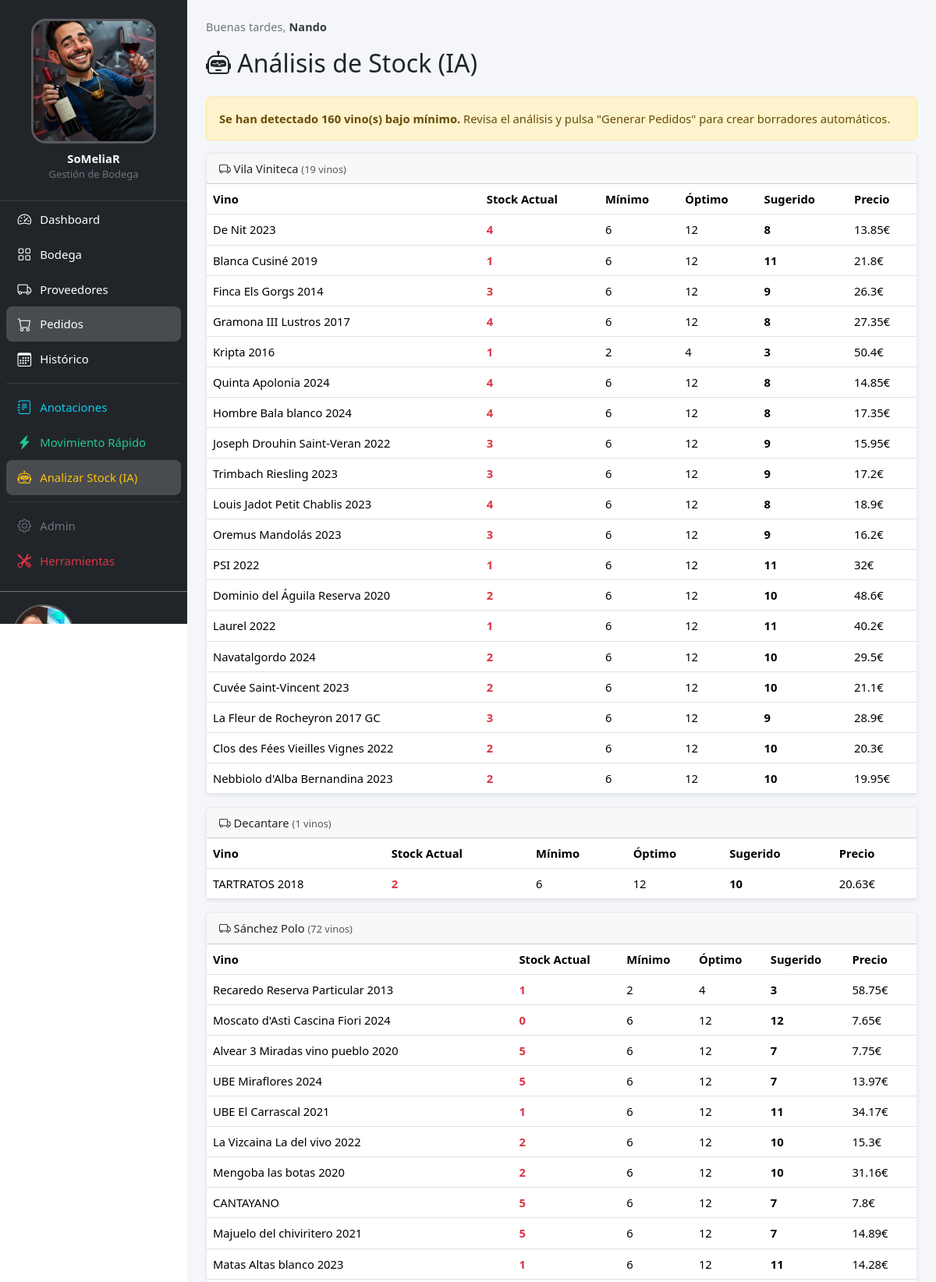
Page /pedidos/analizar/ (signed in, upper part) on the committed database.
### core/models.py (models this page shows, shortened)
class Configuracion(models.Model):
    logo = models.ImageField(upload_to="config/", blank=True,
                             help_text="Logo del sidebar (cuadrado, mín. 200×200px)")
    login_imagen = models.ImageField(upload_to="config/", blank=True,
                                     help_text="Foto de la pantalla de login")
    class Meta:
        verbose_name = "configuración"
    @classmethod
    def get(cls):
        obj, _ = cls.objects.get_or_create(pk=1)
        return obj

class PerfilUsuario(models.Model):
    user = models.OneToOneField(User, on_delete=models.CASCADE, related_name="perfil")
    avatar = models.ImageField(upload_to="avatares/", blank=True)

### proveedores/models.py (models this page shows, shortened)
class Proveedor(models.Model):
    nombre = models.CharField(max_length=200)
    email = models.EmailField()
    telefono = models.CharField(max_length=30, blank=True)
    contacto = models.CharField(
        "persona de contacto", max_length=200, blank=True
    )
    notas = models.TextField(blank=True)
    activo = models.BooleanField(default=True)
    class Meta:
        ordering = ["nombre"]
        verbose_name = "proveedor"
        verbose_name_plural = "proveedores"

class VinoProveedor(models.Model):
    vino = models.ForeignKey(
        "bodega.Vino", on_delete=models.CASCADE, related_name="vino_proveedores"
    )
    proveedor = models.ForeignKey(
        Proveedor, on_delete=models.CASCADE, related_name="vinos"
    )
    referencia = models.CharField(max_length=100, blank=True)
    precio = models.DecimalField(max_digits=8, decimal_places=2)
    es_principal = models.BooleanField(default=False)
    class Meta:
        verbose_name = "vino-proveedor"
        verbose_name_plural = "vinos-proveedores"
        unique_together = ["vino", "proveedor"]

### bodega/models.py (models this page shows, shortened)
class Vino(models.Model):
    class Familia(models.TextChoices):
        ESPUMOSO_NAC = "espumoso_nac", "Burbujas Nacional"
        CHAMPAGNE = "champagne", "Champagne"
        ESPUMOSO_INT = "espumoso_int", "Burbujas Internacional (Otros)"
        BLANCO_NAC = "blanco_nac", "Blanco Nacional"
        BLANCO_INT = "blanco_int", "Blanco Internacional"
        TINTO_NAC = "tinto_nac", "Tinto Nacional"
        TINTO_INT = "tinto_int", "Tinto Internacional"
        GRANDES_TINTOS = "grandes_tintos", "Grandes Vinos Tintos"
        ROSADO = "rosado", "Rosado"
        DULCE = "dulce", "Dulce"
        GENEROSO = "generoso", "Generoso"
        FUERA_CARTA = "fuera_carta", "Fuera de Carta"
        PROPIEDAD = "propiedad", "Vinos de Propiedad"
    nombre = models.CharField(max_length=200)
    bodega_nombre = models.CharField("bodega", max_length=200, blank=True)
    anada = models.PositiveIntegerField("añada", null=True, blank=True)
    familia = models.CharField(max_length=20, choices=Familia.choices)
    azucar = models.CharField(
        "tipo/azúcar", max_length=100, blank=True,
        help_text="Ej: Brut, Brut Nature, Extra Brut, Rosado..."
    )
    denominacion_origen = models.CharField(
        "denominación de origen", max_length=200, blank=True
    )
    variedades = models.CharField(
        "variedades de uva", max_length=300, blank=True
    )
    precio_coste = models.DecimalField(max_digits=8, decimal_places=2, default=0)
    precio_carta = models.DecimalField(max_digits=8, decimal_places=2, default=0)
    es_copa = models.BooleanField("se vende por copas", default=False)
    precio_copa = models.DecimalField(
        "precio copa en carta", max_digits=8, decimal_places=2, default=0
    )
    via_coupa = models.BooleanField(
        "se pide por Coupa", default=False,
        help_text="Si True, se pide por el sistema corporativo Meliá."
    )
    en_canitas = models.BooleanField("Cañitas", default=False)
    en_ene = models.BooleanField("EÑE", default=False)
    en_pool = models.BooleanField("Pool", default=False)
    etiquetas = models.ManyToManyField(
        Etiqueta, blank=True, related_name="vinos", verbose_name="etiquetas"
    )
    imagen = models.ImageField(
        upload_to="vinos/", blank=True,
        help_text="Foto de la etiqueta o botella."
    )
    descripcion_ia = models.TextField(blank=True)
    notas = models.TextField(blank=True)
    activo = models.BooleanField(default=True, db_index=True)
    created = models.DateTimeField(auto_now_add=True)
    updated = models.DateTimeField(auto_now=True)
    class Meta:
        ordering = ["familia", "nombre"]
        verbose_name = "vino"
        verbose_name_plural = "vinos"
    def __str__(self):
        txt = self.nombre
        if self.anada:
            txt += f" {self.anada}"
        return txt

### pedidos/views.py (the view, shortened to what this page needs)
# urls.py: path("analizar/", views.analizar_stock, name="analizar_stock"),
@login_required
def analizar_stock(request):
    bajo_minimo = obtener_vinos_bajo_minimo()
    grupos, sin_proveedor = agrupar_por_proveedor(bajo_minimo)
    context = {
        "bajo_minimo": bajo_minimo,
        "grupos": grupos,
        "sin_proveedor": sin_proveedor,
    }
    return render(request, "pedidos/analizar_stock.html", context)

### core/context_processors.py (called while the page is built)
def app_config(request):
    config = Configuracion.get()
    perfil = None
    if request.user.is_authenticated:
        perfil, _ = PerfilUsuario.objects.get_or_create(user=request.user)
    return {"app_config": config, "user_perfil": perfil}

### core/templatetags/fmt_filters.py (called while the page is built)
@register.filter(name="fmt_num")
def fmt_num(value):
    try:
        return f"{float(value):.2f}".rstrip("0").rstrip(".")
    except (TypeError, ValueError):
        return value

### pedidos/services.py (called while the page is built)
def agrupar_por_proveedor(vinos_bajo_minimo):
    grupos = {}
    sin_proveedor = []
    for item in vinos_bajo_minimo:
        prov = item["proveedor"]
        if prov is None:
            sin_proveedor.append(item)
        else:
            if prov.pk not in grupos:
                grupos[prov.pk] = {"proveedor": prov, "lineas": []}
            grupos[prov.pk]["lineas"].append(item)
    return list(grupos.values()), sin_proveedor

### templates/pedidos/analizar_stock.html (shortened to what this page needs)
{% extends 'base.html' %}
{% load fmt_filters %}
{% block content %}
<h2 class="mb-4"><i class="bi bi-robot"></i> Análisis de Stock (IA)</h2>
{% if bajo_minimo %}
<div class="alert alert-warning">
    <strong>Se han detectado {{ bajo_minimo|length }} vino(s) bajo mínimo.</strong>
    Revisa el análisis y pulsa "Generar Pedidos" para crear borradores automáticos.
</div>
{% for grupo in grupos %}
<div class="card mb-3">
    <div class="card-header">
        <i class="bi bi-truck"></i> {{ grupo.proveedor.nombre }}
        <small class="text-muted">({{ grupo.lineas|length }} vinos)</small>
    </div>
    <div class="card-body p-0">
        <table class="table table-hover mb-0 table-scroll-md">
            <thead>
                <tr>
                    <th>Vino</th>
                    <th>Stock Actual</th>
                    <th>Mínimo</th>
                    <th>Óptimo</th>
                    <th>Sugerido</th>
                    <th>Precio</th>
                </tr>
            </thead>
            <tbody>
                {% for item in grupo.lineas %}
                <tr>
                    <td>{{ item.vino }}</td>
                    <td><strong class="text-danger">{{ item.stock_actual|fmt_num }}</strong></td>
                    <td>{{ item.stock_minimo }}</td>
                    <td>{{ item.stock_optimo }}</td>
                    <td><strong>{{ item.cantidad_sugerida|fmt_num }}</strong></td>
                    <td>{{ item.precio|fmt_num }}€</td>
                </tr>
                {% endfor %}
            </tbody>
        </table>
    </div>
</div>
{% endfor %}
{% else %}
<div class="alert alert-success">
    <i class="bi bi-check-circle"></i> <strong>¡Todo en orden!</strong> No hay vinos bajo mínimo.
</div>
<a href="{% url 'core:dashboard' %}" class="btn btn-outline-primary">Volver al Dashboard</a>
{% endif %}
{% endblock %}

### templates/base.html (shortened to what this page needs)
<!DOCTYPE html>
<html lang="es">
<head>
    <link href="https://cdn.jsdelivr.net/npm/bootstrap@5.3.3/dist/css/bootstrap.min.css" rel="stylesheet">
    <link href="https://cdn.jsdelivr.net/npm/bootstrap-icons@1.11.3/font/bootstrap-icons.min.css" rel="stylesheet">
    {% load static %}
    <link rel="stylesheet" href="{% static 'css/layout.css' %}">
</head>
<body>
    <div class="app-wrapper">
        <nav id="sidebar" class="offcanvas-lg offcanvas-start sidebar-nav bg-dark text-white" tabindex="-1"
            aria-labelledby="sidebarLabel">
            <div class="offcanvas-body sidebar-body">
                <div class="sidebar-brand d-none d-lg-flex flex-column align-items-center py-4 px-3">
                    {% if app_config.logo %}
                    <img src="{{ app_config.logo.url }}" alt="SoMeliaR" class="sidebar-logo mb-2">
                    {% else %}
                    <img src="{% static 'img/logo_cayetano.jpeg' %}" alt="SoMeliaR" class="sidebar-logo mb-2">
                    {% endif %}
                    <div class="fw-bold text-white">SoMeliaR</div>
                    <small class="text-secondary">Gestión de Bodega</small>
                </div>
                <ul class="nav flex-column px-2 pb-3">
                    <li class="nav-item">
                        <a class="nav-link sidebar-link text-white" href="{% url 'core:dashboard' %}">
                            <i class="bi bi-speedometer2"></i><span>Dashboard</span>
                        </a>
                    </li>
                    <li class="nav-item">
                        <a class="nav-link sidebar-link text-white" href="{% url 'bodega:vino_list' %}">
                            <i class="bi bi-grid"></i><span>Bodega</span>
                        </a>
                    </li>
                    <li class="nav-item">
                        <a class="nav-link sidebar-link text-white" href="{% url 'proveedores:proveedor_list' %}">
                            <i class="bi bi-truck"></i><span>Proveedores</span>
                        </a>
                    </li>
                    <li class="nav-item">
                        <a class="nav-link sidebar-link text-white" href="{% url 'pedidos:pedido_list' %}">
                            <i class="bi bi-cart"></i><span>Pedidos</span>
                        </a>
                    </li>
                    <li class="nav-item">
                        <a class="nav-link sidebar-link text-white" href="{% url 'pedidos:pedido_historico' %}">
                            <i class="bi bi-calendar3"></i><span>Histórico</span>
                        </a>
                    </li>
                    <li class="nav-item sidebar-divider">
                        <a class="nav-link sidebar-link text-info" href="{% url 'core:anotaciones' %}">
                            <i class="bi bi-journal-text"></i><span>Anotaciones</span>
                        </a>
                    </li>
                    <li class="nav-item">
                        <a class="nav-link sidebar-link sidebar-link--success"
                            href="{% url 'bodega:movimiento_rapido' %}">
                            <i class="bi bi-lightning-charge-fill"></i><span>Movimiento Rápido</span>
                        </a>
                    </li>
                    <li class="nav-item">
                        <a class="nav-link sidebar-link sidebar-link--warning"
                            href="{% url 'pedidos:analizar_stock' %}">
                            <i class="bi bi-robot"></i><span>Analizar Stock (IA)</span>
                        </a>
                    </li>
                    <li class="nav-item sidebar-divider">
                        <a class="nav-link sidebar-link text-secondary" href="{% url 'admin:index' %}">
                            <i class="bi bi-gear"></i><span>Admin</span>
                        </a>
                    </li>
                    {% if request.user.is_superuser %}
                    <li class="nav-item">
                        <a class="nav-link sidebar-link text-danger" href="{% url 'core:herramientas' %}">
                            <i class="bi bi-tools"></i><span>Herramientas</span>
                        </a>
                    </li>
                    {% endif %}
                </ul>
                <div class="px-3 pb-3 mt-auto border-top border-secondary pt-3">
                    <a href="{% url 'core:perfil' %}" class="d-flex align-items-center gap-2 mb-2 text-decoration-none"
                        style="min-width:0;">
                        {% if user_perfil and user_perfil.avatar %}
                        <img src="{{ user_perfil.avatar.url }}" alt="" class="sidebar-user-avatar"
                             onerror="this.style.display='none';this.nextElementSibling.style.display='flex'">
                        {% endif %}
                    </a>
                </div>
            </div>
        </nav>
        <main class="app-main">
            <div class="app-greeting" id="app-greeting">
                <span id="greeting-text"></span><strong
                    id="greeting-name">{{request.user.get_full_name|default:request.user.username }}</strong>
            </div>
            {% block content %}{% endblock %}
        </main>
    </div>
</body>
</html>

### static/css/layout.css (style rules this page uses)
:root { --sidebar-width: 270px; --topbar-height: 56px; --sidebar-bg: #212529; --sidebar-border: rgba(255, 255, 255, 0.1); --link-hover-bg: rgba(255, 255, 255, 0.1); --link-active-bg: rgba(255, 255, 255, 0.18); --link-success-hover: rgba(25, 135, 84, 0.18); --link-warning-hover: rgba(255, 193, 7, 0.18); }
body { font-size: 0.92rem; }
.app-wrapper { display: flex; min-height: 100vh; }
#sidebar { --bs-offcanvas-width: var(--sidebar-width); }
@media (min-width: 992px) { #sidebar { background-color: var(--sidebar-bg) !important; width: var(--sidebar-width); flex-shrink: 0; position: sticky; top: 0; height: 100vh; display: flex !important; flex-direction: column; overflow: hidden; } }
@media (min-width: 992px) { #sidebar .sidebar-body { display: flex !important; flex-direction: column; flex: 1 1 auto; overflow-y: auto; padding: 0 !important; scrollbar-width: thin; scrollbar-color: rgba(255, 255, 255, 0.2) transparent; } }
.sidebar-logo { width: 200px; height: 200px; object-fit: cover; border-radius: 12%; border: 3px solid rgba(255, 255, 255, 0.25); }
@media (min-width: 992px) and (max-width: 1399.98px) { .sidebar-logo { width: 160px; height: 160px; } }
.sidebar-brand { border-bottom: 1px solid var(--sidebar-border); flex-shrink: 0; }
#sidebar .sidebar-link { display: flex; align-items: center; gap: 0.65rem; padding: 0.58rem 0.85rem; border-radius: 0.5rem; white-space: nowrap; font-size: 0.93rem; text-decoration: none; transition: background-color 0.15s ease; }
#sidebar .sidebar-link i { font-size: 1.1rem; flex-shrink: 0; width: 1.2rem; text-align: center; }
#sidebar .sidebar-link.active { background-color: var(--link-active-bg); font-weight: 500; }
#sidebar .sidebar-link--success { color: #20c997 !important; }
#sidebar .sidebar-link--warning { color: #ffc107 !important; }
.sidebar-divider { margin-top: 0.5rem; padding-top: 0.5rem; border-top: 1px solid var(--sidebar-border); }
.app-main { flex: 1 1 0; min-width: 0; padding: 1rem; background: #f4f6f9; min-height: 100vh; }
@media (min-width: 480px) { .app-main { padding: 1.25rem; } }
@media (min-width: 576px) { .app-main { padding: 1.5rem; } }
@media (min-width: 992px) { .app-main { padding: 2rem; } }
.card { box-shadow: 0 1px 4px rgba(0, 0, 0, 0.08); border-color: rgba(0, 0, 0, 0.08); }
.card-body.p-0 { overflow-x: auto; -webkit-overflow-scrolling: touch; }
@media (min-width: 992px) and (max-width: 1399.98px) { :root { --sidebar-width: 240px; } }
@media (min-width: 992px) and (max-width: 1399.98px) { .app-main { padding: 1.5rem; } }
.app-greeting { font-size: 0.9rem; color: #6c757d; margin-bottom: 1rem; letter-spacing: 0.01em; }
.app-greeting strong { color: #343a40; font-weight: 600; }
.sidebar-user-avatar { width: 80px; height: 80px; border-radius: 50%; object-fit: cover; flex-shrink: 0; border: 2px solid rgba(255, 255, 255, 0.25); }
.table-scroll-md { min-width: 500px; }

### rows in the picture
Configuracion: logo (picture)
PerfilUsuario: avatar (picture)
Proveedor: proveedor.nombre "Vila Viniteca", lineas|length "19"
Vino: vino "De Nit 2023", stock_actual|fmt_num "4", stock_minimo "6", stock_optimo "12", cantidad_sugerida|fmt_num "8", precio|fmt_num "13.85"
Vino: vino "Blanca Cusiné 2019", stock_actual|fmt_num "1", stock_minimo "6", stock_optimo "12", cantidad_sugerida|fmt_num "11", precio|fmt_num "21.8"
Vino: vino "Finca Els Gorgs 2014", stock_actual|fmt_num "3", stock_minimo "6", stock_optimo "12", cantidad_sugerida|fmt_num "9", precio|fmt_num "26.3"
Vino: vino "Gramona III Lustros 2017", stock_actual|fmt_num "4", stock_minimo "6", stock_optimo "12", cantidad_sugerida|fmt_num "8", precio|fmt_num "27.35"
Vino: vino "Kripta 2016", stock_actual|fmt_num "1", stock_minimo "2", stock_optimo "4", cantidad_sugerida|fmt_num "3", precio|fmt_num "50.4"
Vino: vino "Quinta Apolonia 2024", stock_actual|fmt_num "4", stock_minimo "6", stock_optimo "12", cantidad_sugerida|fmt_num "8", precio|fmt_num "14.85"
Vino: vino "Hombre Bala blanco 2024", stock_actual|fmt_num "4", stock_minimo "6", stock_optimo "12", cantidad_sugerida|fmt_num "8", precio|fmt_num "17.35"
Vino: vino "Joseph Drouhin Saint-Veran 2022", stock_actual|fmt_num "3", stock_minimo "6", stock_optimo "12", cantidad_sugerida|fmt_num "9", precio|fmt_num "15.95"
Vino: vino "Trimbach Riesling 2023", stock_actual|fmt_num "3", stock_minimo "6", stock_optimo "12", cantidad_sugerida|fmt_num "9", precio|fmt_num "17.2"
Vino: vino "Louis Jadot Petit Chablis 2023", stock_actual|fmt_num "4", stock_minimo "6", stock_optimo "12", cantidad_sugerida|fmt_num "8", precio|fmt_num "18.9"
Vino: vino "Oremus Mandolás 2023", stock_actual|fmt_num "3", stock_minimo "6", stock_optimo "12", cantidad_sugerida|fmt_num "9", precio|fmt_num "16.2"
Vino: vino "PSI 2022", stock_actual|fmt_num "1", stock_minimo "6", stock_optimo "12", cantidad_sugerida|fmt_num "11", precio|fmt_num "32"
Vino: vino "Dominio del Águila Reserva 2020", stock_actual|fmt_num "2", stock_minimo "6", stock_optimo "12", cantidad_sugerida|fmt_num "10", precio|fmt_num "48.6"
Vino: vino "Laurel 2022", stock_actual|fmt_num "1", stock_minimo "6", stock_optimo "12", cantidad_sugerida|fmt_num "11", precio|fmt_num "40.2"
Vino: vino "Navatalgordo 2024", stock_actual|fmt_num "2", stock_minimo "6", stock_optimo "12", cantidad_sugerida|fmt_num "10", precio|fmt_num "29.5"
Vino: vino "Cuvée Saint-Vincent 2023", stock_actual|fmt_num "2", stock_minimo "6", stock_optimo "12", cantidad_sugerida|fmt_num "10", precio|fmt_num "21.1"
Vino: vino "La Fleur de Rocheyron 2017 GC", stock_actual|fmt_num "3", stock_minimo "6", stock_optimo "12", cantidad_sugerida|fmt_num "9", precio|fmt_num "28.9"
Vino: vino "Clos des Fées Vieilles Vignes 2022", stock_actual|fmt_num "2", stock_minimo "6", stock_optimo "12", cantidad_sugerida|fmt_num "10", precio|fmt_num "20.3"
Vino: vino "Nebbiolo d'Alba Bernandina 2023", stock_actual|fmt_num "2", stock_minimo "6", stock_optimo "12", cantidad_sugerida|fmt_num "10", precio|fmt_num "19.95"
Proveedor: proveedor.nombre "Decantare", lineas|length "1"
Vino: vino "TARTRATOS 2018", stock_actual|fmt_num "2", stock_minimo "6", stock_optimo "12", cantidad_sugerida|fmt_num "10", precio|fmt_num "20.63"
Proveedor: proveedor.nombre "Sánchez Polo", lineas|length "72"
Vino: vino "Recaredo Reserva Particular 2013", stock_actual|fmt_num "1", stock_minimo "2", stock_optimo "4", cantidad_sugerida|fmt_num "3", precio|fmt_num "58.75"
Vino: vino "Moscato d'Asti Cascina Fiori 2024", stock_actual|fmt_num "0", stock_minimo "6", stock_optimo "12", cantidad_sugerida|fmt_num "12", precio|fmt_num "7.65"
Vino: vino "Alvear 3 Miradas vino pueblo 2020", stock_actual|fmt_num "5", stock_minimo "6", stock_optimo "12", cantidad_sugerida|fmt_num "7", precio|fmt_num "7.75"
Vino: vino "UBE Miraflores 2024", stock_actual|fmt_num "5", stock_minimo "6", stock_optimo "12", cantidad_sugerida|fmt_num "7", precio|fmt_num "13.97"
Vino: vino "UBE El Carrascal 2021", stock_actual|fmt_num "1", stock_minimo "6", stock_optimo "12", cantidad_sugerida|fmt_num "11", precio|fmt_num "34.17"
Vino: vino "La Vizcaina La del vivo 2022", stock_actual|fmt_num "2", stock_minimo "6", stock_optimo "12", cantidad_sugerida|fmt_num "10", precio|fmt_num "15.3"
Vino: vino "Mengoba las botas 2020", stock_actual|fmt_num "2", stock_minimo "6", stock_optimo "12", cantidad_sugerida|fmt_num "10", precio|fmt_num "31.16"
Vino: vino "CANTAYANO", stock_actual|fmt_num "5", stock_minimo "6", stock_optimo "12", cantidad_sugerida|fmt_num "7", precio|fmt_num "7.8"
Vino: vino "Majuelo del chiviritero 2021", stock_actual|fmt_num "5", stock_minimo "6", stock_optimo "12", cantidad_sugerida|fmt_num "7", precio|fmt_num "14.89"
Vino: vino "Matas Altas blanco 2023", stock_actual|fmt_num "1", stock_minimo "6", stock_optimo "12", cantidad_sugerida|fmt_num "11", precio|fmt_num "14.28"

### other values in the picture
{{ request.user.get_full_name|default:request.user.username }} "Nando"
{{ bajo_minimo|length }} "160"
